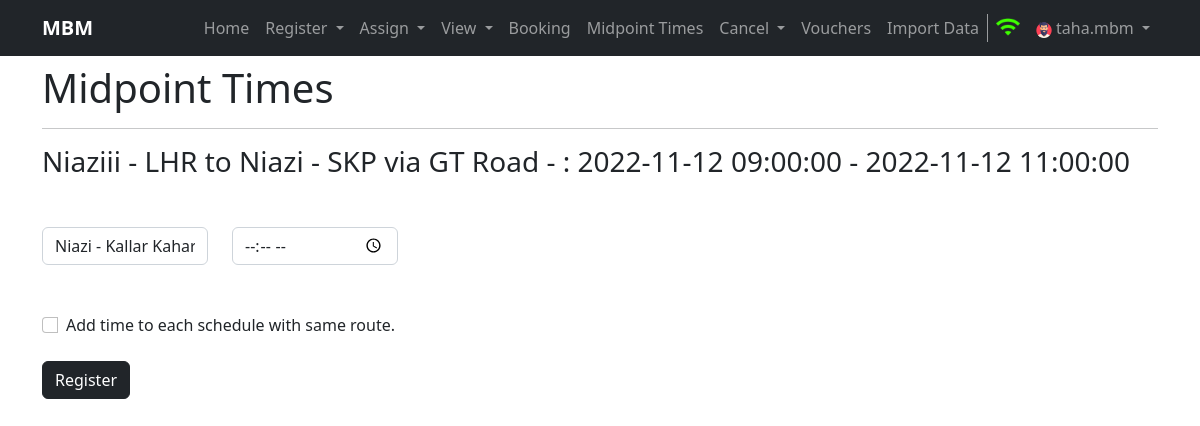
The page /addtimetosc/8 (signed in) on the database its author committed.
### home/models.py (models this page shows, shortened)
class Schedule(models.Model):
    departure = models.DateTimeField()
    arrival = models.DateTimeField()
    route_assg_bus = models.ForeignKey("RouteAssignedToBus", on_delete=models.CASCADE)
    mid_dept = models.CharField(max_length=500, default=None, null=True)
    status = models.BooleanField(default=True)
    created = models.DateTimeField(auto_now_add=True, editable=False, null=False, blank=False)
    last_modified = models.DateTimeField(auto_now_add=True, editable=False, null=False, blank=False)
    class Meta:
        verbose_name_plural = 'Schedule'
    def __str__(self):
        return str(self.route_assg_bus.route) + ' - '+': ' + str(self.departure) + ' - ' + str(self.arrival)

class RouteAssignedToBus(models.Model):
    bus = models.ForeignKey("Bus", on_delete=models.SET_NULL, null=True)
    route = models.ForeignKey("Route", on_delete=models.CASCADE)
    created = models.DateTimeField(auto_now_add=True, editable=False, null=False, blank=False)
    last_modified = models.DateTimeField(auto_now_add=True, editable=False, null=False, blank=False)
    class Meta:
        verbose_name_plural = 'RouteAssignedToBus'

class Route(models.Model):
    source = models.ForeignKey(Terminal, related_name='source_terminal', on_delete=models.CASCADE)
    destination = models.ForeignKey(Terminal, related_name='destination_terminal', on_delete=models.CASCADE)
    via = models.CharField(max_length=100)
    created = models.DateTimeField(auto_now_add=True, editable=False, null=False, blank=False)
    last_modified = models.DateTimeField(auto_now_add=True, editable=False, null=False, blank=False)
    class Meta:
        verbose_name_plural = 'Route'
    def __str__(self):
        return str(self.source) + ' to ' + str(self.destination) + ' via ' + self.via

class Terminal(models.Model):
    tcode = models.CharField(max_length=3, unique=True)
    name = models.CharField(max_length=100)
    city = models.CharField(max_length=100)
    address = models.CharField(max_length=150)
    created = models.DateTimeField(auto_now_add=True, editable=False, null=False, blank=False)
    last_modified = models.DateTimeField(auto_now_add=True, editable=False, null=False, blank=False)
    class Meta:
        verbose_name_plural = 'Terminal'
    def __str__(self):
        return self.name + ' - ' + self.city

class Midpoint(models.Model):
    route = models.ForeignKey(Route, on_delete=models.CASCADE)
    terminal = models.ForeignKey(Terminal, on_delete=models.CASCADE)
    created = models.DateTimeField(auto_now_add=True, editable=False, null=False, blank=False)
    last_modified = models.DateTimeField(auto_now_add=True, editable=False, null=False, blank=False)
    class Meta:
        verbose_name_plural = 'Midpoint'

### home/views.py (the view, shortened to what this page needs)
# urls.py: path('addtimetosc/<int:schedule_id>', views.addtimetosc, name='addtimetosc'),
def addtimetosc(request, schedule_id):
    if request.user.is_anonymous:
        return redirect('/login')
    midpoints = None
    schedule = None
    try:
        schedule = Schedule.objects.get(id=schedule_id)
        route = schedule.route_assg_bus.route
        midpoints = Midpoint.objects.filter(route=route)
        if not schedule.route_assg_bus.bus:
            messages.warning(request, 'Bus not assigned to this route!')
            return midtimes(request)
    except Exception as e:
        messages.warning(request, e)
        return midtimes(request)
    return render(request, 'addtimetosc.html', {'midpoints': midpoints, 'schedule': schedule})

### templates/addtimetosc.html (shortened to what this page needs)
{% extends 'base.html' %}
{% block username %}{{ request.user.username }}{% endblock username %}
{%block body%}
{% load static %}
<div class="container my-2">
  <h1>Midpoint Times</h1>
  <hr>
{% if schedule %}
<h3>{{schedule}}</h3>
{% endif %}
{% if midpoints %}
<form method="post" name="register" action="">
    {% for md in midpoints %}
    <div class="my-5 row">
          <div class="col-sm-2">
          <input type="text" class="form-control" id="inputTerminal" name="inputTerminal" value="{{md.terminal}}" readonly required>
          </div>
          <div class="col-sm-2">
          <input type="time" class="form-control" id="inputTime" name="inputTime" required>
          </div>
    </div>
    {% endfor %}
    <div class="input-group mb-3">
          <input class="form-check-input" type="checkbox" name="inputCheck" aria-label="Checkbox for following text input">
        <div class="col-sm-6 mx-2 text-start">
        <label for="inputCheck" class="form-label">Add time to each schedule with same route.</label>
        </div>
      </div>
    <button type="submit" class="btn btn-dark btn-md">Register</button>
</form>
{% else %}
<div class="alert alert-warning alert-dismissible fade show" role="alert">
    <strong>Sorry No Midpoints registered on this Route</strong>
    <button type="button" class="btn-close" data-bs-dismiss="alert" aria-label="Close"></button>
</div>
{% endif %}
</div>
{%endblock body%}

### rows shown on the page
Schedule: route_assg_bus+departure+arrival "Niaziii - LHR to Niazi - SKP via GT Road - : 2022-11-12 09:00:00 - 2022-11-12 11:00:00"
Midpoint: inputTerminal "Niazi - Kallar Kahar"

### other values the page prints
{{ request.user.username }} "taha.mbm"
